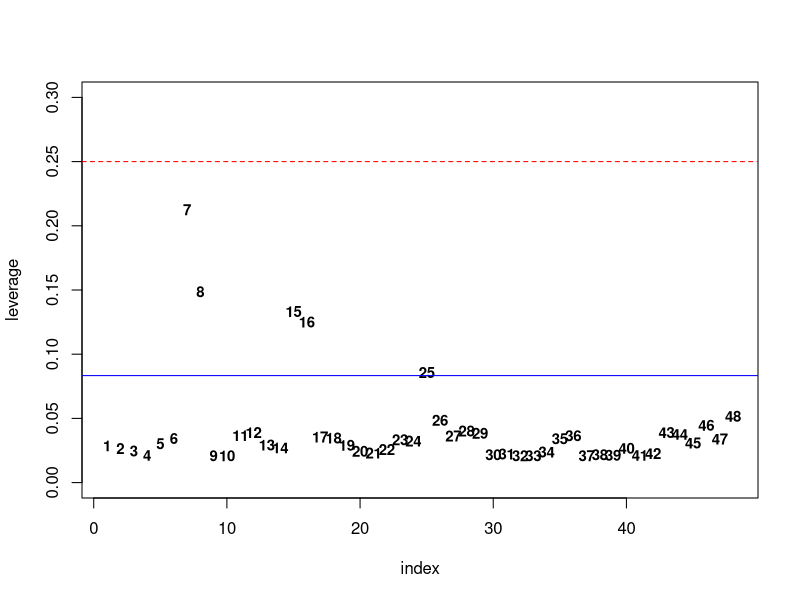
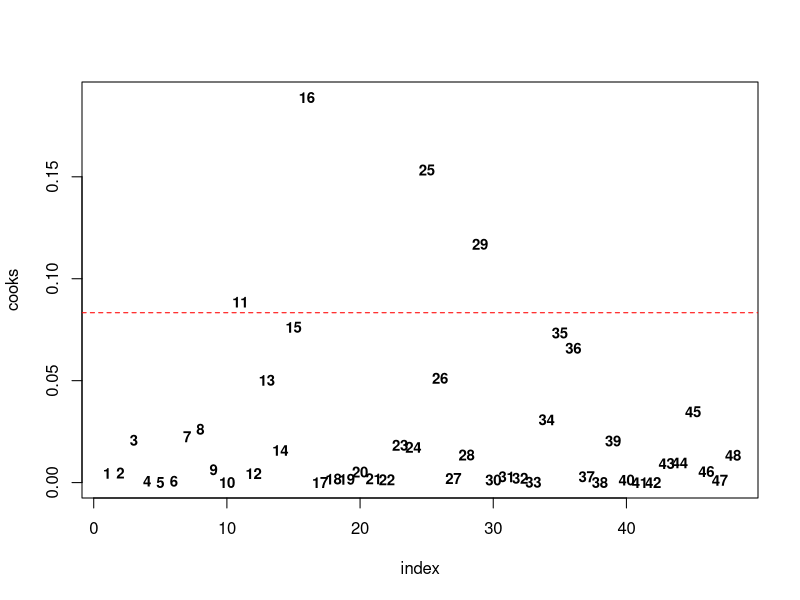
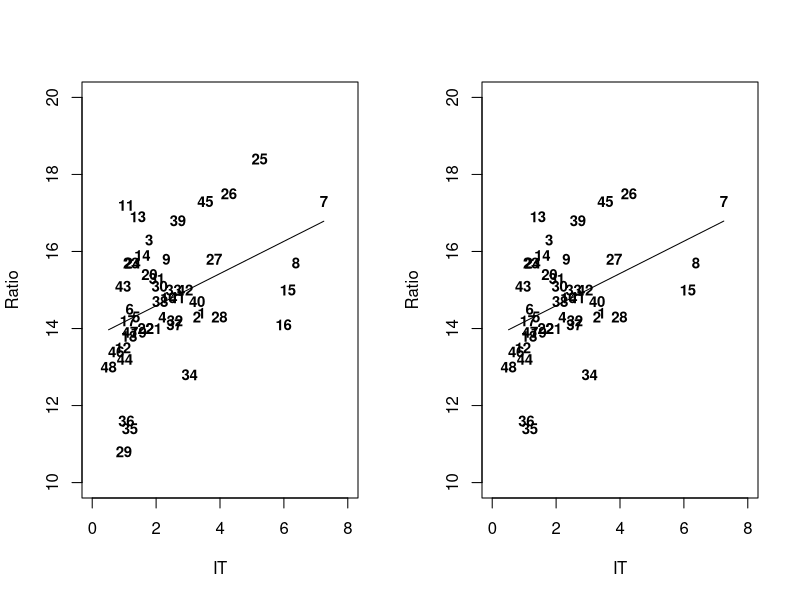
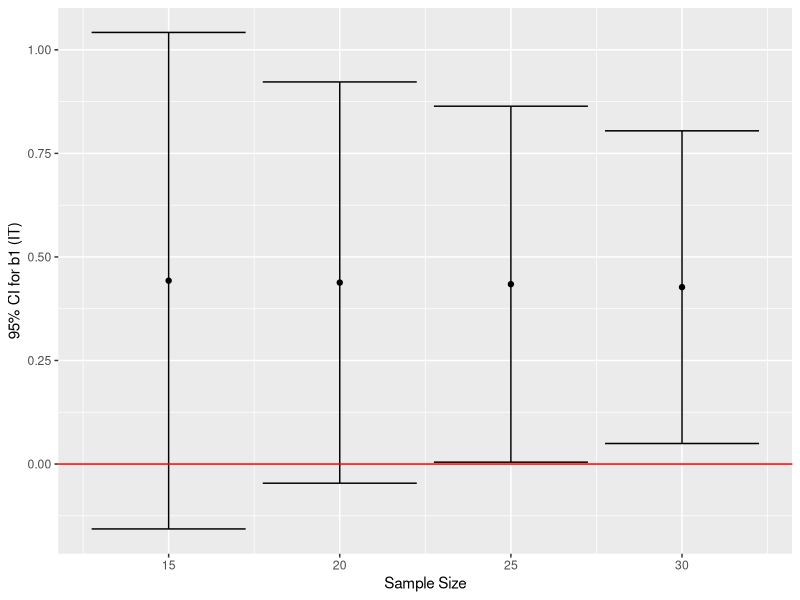
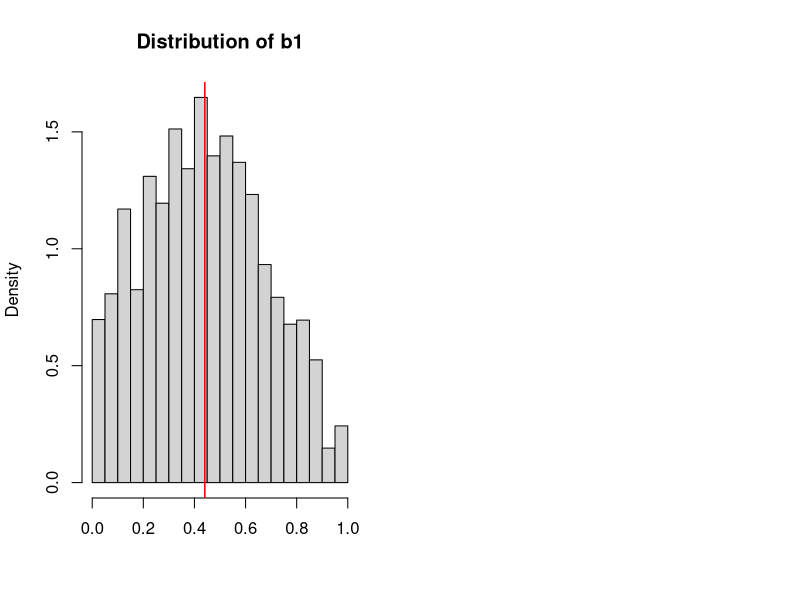

Source code (R) for these figures, in order:
## ---- chunk 1
library(tidyverse)
library(data.table)
library(boot)
library(MASS)
knitr::opts_chunk$set(fig.width=6, fig.height=3, 
                      warning=FALSE, message=FALSE)
options(digits=4)
## ---- chunk 2
df = read.csv("./data/bee_data.csv")
df$Ratio = 100 * df$Ratio
## ---- chunk 3
mod = glm(formula=Ratio ~ IT, family="gaussian", data=df)
summary(mod)
## ---- chunk 4
lev = hatvalues(mod)

n = nrow(df)
p = 3
dat = data.frame(index=seq(length(lev)), leverage=lev)
plot(leverage~index, col="white", data=dat, pch=NULL, ylim=c(0, 0.3))
text(leverage~index, labels=index, data=dat, cex=0.9, font=2)
abline(h=(p+1)/n, col="blue")
abline(h=3*(p+1)/n, col="red", lty=2)
## ---- chunk 5
d = cooks.distance(mod)

dat2 = data.frame(index=seq(length(d)), cooks=d)
plot(cooks~index, col="white", data=dat2, pch=NULL)
text(cooks~index, labels=index, data=dat2, cex=0.9, font=2)
abline(h=4/n, col="red", lty=2)
## ---- chunk 6
mod2 = glm(formula=Ratio ~ IT, family="gaussian", data=df[-c(11, 16, 25, 29), ])
summary(mod2)
## ---- chunk 7
par(mfrow=c(1, 2))
{
  {
    plot(Ratio~IT, data=df, col="white", pch=NULL,
         xlim=c(0, 8), ylim=c(10, 20))
    text(Ratio~IT, labels=rownames(df), data=df, 
         cex=0.9, font=2)
    lines(x=df$IT, y=predict(mod, df))
  }
  {
    plot(Ratio~IT, data=df[-c(11, 16, 25, 29), ], col="white", pch=NULL,
         xlim=c(0, 8), ylim=c(10, 20))
    text(Ratio~IT, labels=rownames(df[-c(11, 16, 25, 29), ]), data=df[-c(11, 16, 25, 29), ], 
         cex=0.9, font=2)
    lines(x=df[-c(11, 16, 25, 29), ]$IT, y=predict(mod2, df[-c(11, 16, 25, 29), ]))
  }
}
## ---- chunk 8
print(paste0("mod R2: ", round(1 - mod$deviance/mod$null.deviance, 3)))
print(paste0("mod2 R2: ", round(1 - mod2$deviance/mod2$null.deviance, 3)))
## ---- chunk 9
boot_sim = function(nboot=10000, bootsizes=c(15, 20, 25, 30)) {
  container = list()
  j = 1
  for(bootsize in bootsizes) {
    b0_estimates = vector(mode="numeric", length=nboot)
    b1_estimates = vector(mode="numeric", length=nboot)
    for(i in seq(nboot)) {
      bdat = df[sample(nrow(df), size=bootsize, replace=TRUE), ]
      bfit = update(mod, data=bdat)
      b0_estimates[i] = coef(bfit)[[1]]
      b1_estimates[i] = coef(bfit)[[2]]
    }
    results = list(size=bootsize, 
                   b0_mu=mean(b0_estimates), b0_se=sd(b0_estimates), 
                   b1_mu=mean(b1_estimates), b1_se=sd(b1_estimates))
    container[[j]] = results
    j = j+1
  }
  container = rbindlist(container)
  return(container)
}

data = boot_sim()
## ---- chunk 10
p = ggplot(data, aes(size, b1_mu)) +
  geom_point() +
  geom_errorbar(aes(ymin=b1_mu-1.96*b1_se, ymax=b1_mu+1.96*b1_se)) +
  geom_hline(yintercept=0, col="red") +
  labs(y="95% CI for b1 (IT)", x="Sample Size")

p
## ---- chunk 11
prior_probability = function(beta) {
  a = beta[1]
  b = beta[2]
  a_prior = dunif(a, min=0, max=30)
  b_prior = dunif(b, min=0, max=1)
  return(log(a_prior)+log(b_prior))
}

likelihood_probability = function(beta, x, y) {
  a = beta[1]
  b = beta[2]
  y_predict = a+b*x
  single_likelihoods = dnorm(x=y, mean=y_predict, sd=3.0)
  return(sum(log(single_likelihoods)))
}

posterior_probability = function(beta, x, y) {
  return( likelihood_probability(beta, x, y) + prior_probability(beta) )
}

proposal_function = function(beta) {
  a = beta[1]
  b = beta[2]
  a_new = rnorm(n=1, mean=a, sd=0.5)
  b_new = rnorm(n=1, mean=b, sd=0.5)
  beta_new = c(a_new, b_new)
  return(beta_new)
}

mcmc_sim = function(x, y, n=10000) {
  container = data.frame(b0=vector(mode="numeric", length=n),
                         b1=vector(mode="numeric", length=n))
  
  # randomly initialize beta vector
  beta_0 = c(0.5, 0.5)
  container[1, ] = beta_0
  
  # loop n times
  for(step in 2:n) {
    beta_old = as.numeric(container[step-1, ])
    beta_proposal = proposal_function(beta_old)
    
    # restore from log numbers
    prob = exp(posterior_probability(beta_proposal, x, y) -
                 posterior_probability(beta_old, x, y))
    
    u = runif(n=1, min=0, max=1)
    
    if(is.na(u < prob)) {
      container[step, ] = beta_old
    }
    else {
      if(u < prob) {
        # jump
        container[step, ] = beta_proposal
      }
      else {
        # stay
        container[step, ] = beta_old
      }
    }
  }
  return(container)
}

data2 = mcmc_sim(x=df$IT, y=df$Ratio, n=10000)
## ---- chunk 12
burn_in = 2000
beta_posterior = data2[burn_in:nrow(data2), ]
print(paste0("b0 estimate: ", round(mean(beta_posterior$b0), 3), 
             "; b1 estimate: ",
             round(mean(beta_posterior$b1), 3)))
## ---- chunk 13
{
  hist(beta_posterior$b1, breaks=30, freq=FALSE, xlab="", 
       main=paste0("Distribution of b1"))
  abline(v=mean(beta_posterior$b1), col="red", lwd=1.5)
}
